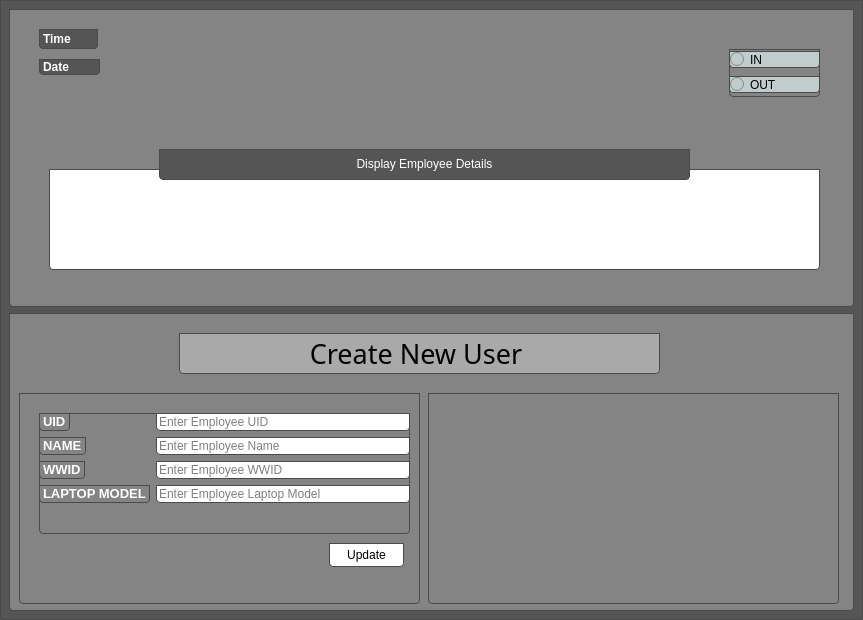
<?xml version="1.0" encoding="UTF-8"?>
<ui version="4.0">
 <class>MainWindow</class>
 <widget class="QMainWindow" name="MainWindow">
  <property name="geometry">
   <rect>
    <x>0</x>
    <y>0</y>
    <width>863</width>
    <height>620</height>
   </rect>
  </property>
  <property name="windowTitle">
   <string>MainWindow</string>
  </property>
  <property name="styleSheet">
   <string notr="true">background-color: rgb(85, 85, 85);

border: 1px solid #4a4a4a;
border-top-left-radius: 0;
border-top-right-radius: 0;
border-bottom-right-radius: 4px;
border-bottom-left-radius: 4px;</string>
  </property>
  <property name="documentMode">
   <bool>true</bool>
  </property>
  <widget class="QWidget" name="centralwidget">
   <layout class="QVBoxLayout" name="verticalLayout">
    <item>
     <widget class="QFrame" name="frame">
      <property name="styleSheet">
       <string notr="true">background-color: rgb(132, 132, 132);
</string>
      </property>
      <property name="frameShape">
       <enum>QFrame::StyledPanel</enum>
      </property>
      <property name="frameShadow">
       <enum>QFrame::Raised</enum>
      </property>
      <widget class="QLabel" name="display_user_details">
       <property name="geometry">
        <rect>
         <x>40</x>
         <y>160</y>
         <width>771</width>
         <height>101</height>
        </rect>
       </property>
       <property name="styleSheet">
        <string notr="true">background-color: rgb(255, 255, 255);</string>
       </property>
       <property name="text">
        <string/>
       </property>
       <property name="alignment">
        <set>Qt::AlignCenter</set>
       </property>
      </widget>
      <widget class="QLabel" name="display_date">
       <property name="geometry">
        <rect>
         <x>30</x>
         <y>50</y>
         <width>61</width>
         <height>16</height>
        </rect>
       </property>
       <property name="styleSheet">
        <string notr="true">background-color: rgb(85, 85, 85);</string>
       </property>
       <property name="text">
        <string>&lt;html&gt;&lt;head/&gt;&lt;body&gt;&lt;p&gt;&lt;span style=&quot; font-weight:700; color:#ffffff;&quot;&gt;Date&lt;/span&gt;&lt;/p&gt;&lt;/body&gt;&lt;/html&gt;</string>
       </property>
      </widget>
      <widget class="QWidget" name="layoutWidget">
       <property name="geometry">
        <rect>
         <x>720</x>
         <y>40</y>
         <width>91</width>
         <height>48</height>
        </rect>
       </property>
       <layout class="QVBoxLayout" name="verticalLayout_2">
        <item>
         <widget class="QRadioButton" name="in_time">
          <property name="styleSheet">
           <string notr="true">background-color: rgb(193,205,205);</string>
          </property>
          <property name="text">
           <string>IN</string>
          </property>
         </widget>
        </item>
        <item>
         <widget class="QRadioButton" name="out_time">
          <property name="styleSheet">
           <string notr="true">background-color: rgb(193,205,205);</string>
          </property>
          <property name="text">
           <string>OUT</string>
          </property>
         </widget>
        </item>
       </layout>
      </widget>
      <widget class="QWidget" name="layoutWidget">
       <property name="geometry">
        <rect>
         <x>30</x>
         <y>20</y>
         <width>59</width>
         <height>20</height>
        </rect>
       </property>
       <layout class="QHBoxLayout" name="horizontalLayout">
        <item>
         <widget class="QLabel" name="display_time">
          <property name="styleSheet">
           <string notr="true">background-color: rgb(85, 85, 85);</string>
          </property>
          <property name="text">
           <string>&lt;html&gt;&lt;head/&gt;&lt;body&gt;&lt;p&gt;&lt;span style=&quot; font-weight:700; color:#ffffff;&quot;&gt;Time&lt;/span&gt;&lt;/p&gt;&lt;/body&gt;&lt;/html&gt;</string>
          </property>
         </widget>
        </item>
       </layout>
      </widget>
      <widget class="QLabel" name="label_6">
       <property name="geometry">
        <rect>
         <x>150</x>
         <y>140</y>
         <width>531</width>
         <height>31</height>
        </rect>
       </property>
       <property name="styleSheet">
        <string notr="true">background-color: rgb(85, 85, 85);
font: 900 9pt &quot;Arial Black&quot;;</string>
       </property>
       <property name="frameShadow">
        <enum>QFrame::Plain</enum>
       </property>
       <property name="text">
        <string>&lt;html&gt;&lt;head/&gt;&lt;body&gt;&lt;p&gt;&lt;span style=&quot; color:#ffffff;&quot;&gt;Display Employee Details&lt;/span&gt;&lt;/p&gt;&lt;/body&gt;&lt;/html&gt;</string>
       </property>
       <property name="textFormat">
        <enum>Qt::RichText</enum>
       </property>
       <property name="alignment">
        <set>Qt::AlignCenter</set>
       </property>
      </widget>
     </widget>
    </item>
    <item>
     <widget class="QFrame" name="frame_2">
      <property name="styleSheet">
       <string notr="true">background-color: rgb(132, 132, 132);</string>
      </property>
      <property name="frameShape">
       <enum>QFrame::StyledPanel</enum>
      </property>
      <property name="frameShadow">
       <enum>QFrame::Raised</enum>
      </property>
      <widget class="QLabel" name="label_5">
       <property name="geometry">
        <rect>
         <x>170</x>
         <y>20</y>
         <width>481</width>
         <height>41</height>
        </rect>
       </property>
       <property name="font">
        <font>
         <family>Stencil</family>
         <pointsize>20</pointsize>
         <italic>false</italic>
         <bold>false</bold>
        </font>
       </property>
       <property name="styleSheet">
        <string notr="true">
font: 20pt &quot;Stencil&quot;;
background-color: rgb(169,169,169);</string>
       </property>
       <property name="text">
        <string>Create New User </string>
       </property>
       <property name="scaledContents">
        <bool>false</bool>
       </property>
       <property name="alignment">
        <set>Qt::AlignCenter</set>
       </property>
      </widget>
      <widget class="QFrame" name="frame_3">
       <property name="geometry">
        <rect>
         <x>10</x>
         <y>80</y>
         <width>401</width>
         <height>211</height>
        </rect>
       </property>
       <property name="frameShape">
        <enum>QFrame::StyledPanel</enum>
       </property>
       <property name="frameShadow">
        <enum>QFrame::Raised</enum>
       </property>
       <widget class="QWidget" name="layoutWidget">
        <property name="geometry">
         <rect>
          <x>20</x>
          <y>20</y>
          <width>371</width>
          <height>121</height>
         </rect>
        </property>
        <layout class="QFormLayout" name="formLayout">
         <item row="0" column="0">
          <widget class="QLabel" name="label">
           <property name="text">
            <string>&lt;html&gt;&lt;head/&gt;&lt;body&gt;&lt;p&gt;&lt;span style=&quot; font-size:10pt; font-weight:700; color:#ffffff;&quot;&gt;UID&lt;/span&gt;&lt;/p&gt;&lt;/body&gt;&lt;/html&gt;</string>
           </property>
          </widget>
         </item>
         <item row="0" column="1">
          <widget class="QLineEdit" name="uid_text">
           <property name="styleSheet">
            <string notr="true">background-color: rgb(255, 255, 255);</string>
           </property>
           <property name="inputMask">
            <string/>
           </property>
           <property name="text">
            <string/>
           </property>
           <property name="frame">
            <bool>true</bool>
           </property>
           <property name="cursorPosition">
            <number>0</number>
           </property>
           <property name="readOnly">
            <bool>false</bool>
           </property>
           <property name="placeholderText">
            <string>Enter Employee UID</string>
           </property>
          </widget>
         </item>
         <item row="1" column="0">
          <widget class="QLabel" name="label_2">
           <property name="styleSheet">
            <string notr="true">font: 9pt &quot;Segoe UI&quot;;</string>
           </property>
           <property name="text">
            <string>&lt;html&gt;&lt;head/&gt;&lt;body&gt;&lt;p&gt;&lt;span style=&quot; font-size:10pt; font-weight:700; color:#ffffff;&quot;&gt;NAME&lt;/span&gt;&lt;/p&gt;&lt;/body&gt;&lt;/html&gt;</string>
           </property>
          </widget>
         </item>
         <item row="1" column="1">
          <widget class="QLineEdit" name="name_text">
           <property name="styleSheet">
            <string notr="true">background-color: rgb(255, 255, 255);</string>
           </property>
           <property name="placeholderText">
            <string>Enter Employee Name</string>
           </property>
          </widget>
         </item>
         <item row="2" column="0">
          <widget class="QLabel" name="label_3">
           <property name="text">
            <string>&lt;html&gt;&lt;head/&gt;&lt;body&gt;&lt;p&gt;&lt;span style=&quot; font-size:10pt; font-weight:700; color:#ffffff;&quot;&gt;WWID&lt;/span&gt;&lt;/p&gt;&lt;/body&gt;&lt;/html&gt;</string>
           </property>
          </widget>
         </item>
         <item row="3" column="0">
          <widget class="QLabel" name="label_4">
           <property name="text">
            <string>&lt;html&gt;&lt;head/&gt;&lt;body&gt;&lt;p&gt;&lt;span style=&quot; font-size:10pt; font-weight:700; color:#ffffff;&quot;&gt;LAPTOP MODEL&lt;/span&gt;&lt;/p&gt;&lt;/body&gt;&lt;/html&gt;</string>
           </property>
          </widget>
         </item>
         <item row="2" column="1">
          <widget class="QLineEdit" name="wwid_text">
           <property name="styleSheet">
            <string notr="true">background-color: rgb(255, 255, 255);</string>
           </property>
           <property name="placeholderText">
            <string>Enter Employee WWID</string>
           </property>
          </widget>
         </item>
         <item row="3" column="1">
          <widget class="QLineEdit" name="model_text">
           <property name="styleSheet">
            <string notr="true">background-color: rgb(255, 255, 255);</string>
           </property>
           <property name="placeholderText">
            <string>Enter Employee Laptop Model</string>
           </property>
          </widget>
         </item>
        </layout>
       </widget>
       <widget class="QPushButton" name="update_key">
        <property name="geometry">
         <rect>
          <x>310</x>
          <y>150</y>
          <width>75</width>
          <height>24</height>
         </rect>
        </property>
        <property name="styleSheet">
         <string notr="true">font: 700 9pt &quot;Segoe UI&quot;;
background-color: rgb(255, 255, 255);
</string>
        </property>
        <property name="text">
         <string>Update</string>
        </property>
       </widget>
      </widget>
      <widget class="QFrame" name="frame_4">
       <property name="geometry">
        <rect>
         <x>419</x>
         <y>80</y>
         <width>411</width>
         <height>211</height>
        </rect>
       </property>
       <property name="frameShape">
        <enum>QFrame::StyledPanel</enum>
       </property>
       <property name="frameShadow">
        <enum>QFrame::Raised</enum>
       </property>
      </widget>
     </widget>
    </item>
   </layout>
  </widget>
 </widget>
 <resources/>
 <connections/>
</ui>
